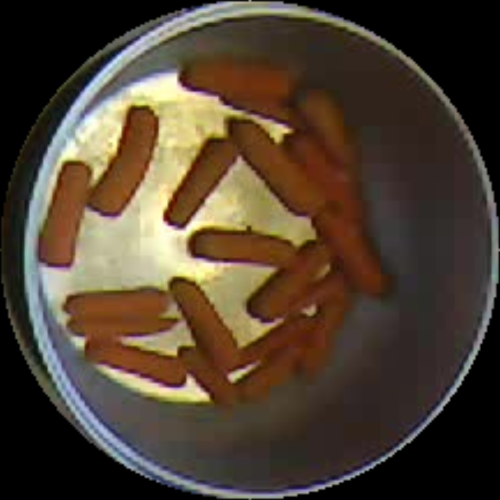
#> input picture Main_program/plaatje voor Lou.jpg, 1000 x 1000 px (shown at 1/2 size)
$ python -i Meatball_detect.py   (imports and definitions only)
#> lines starting #> are read from the running program, lines starting #| are printed output that depends on the picture; after the words box and inside, x2 and y2 are one past the last pixel; in counts of white or black regions, pixels touching at a corner belong together
#> further down, picture is the input picture: shape (1000, 1000, 3); mean B, G, R 50.2, 65.2, 79.2
import cv2
import numpy as np
import Food
from random import randrange


class Meatball_detect:
    def getMeatballs(self, image):
        return self.__findMeatballs(image)

    def __meatballCrop(self, image, x, y, r):
        pt_A = [x - r, y - r]
        pt_B = [x - r, y + r]
        pt_C = [x + r, y + r]
        pt_D = [x + r, y - r]

        width_AD = r*2
        width_BC = r*2
        maxWidth = max(int(width_AD), int(width_BC))
        height_AB = r*2
        height_CD = r*2
        maxHeight = max(int(height_AB), int(height_CD))

        input_pts = np.float32([pt_A, pt_B, pt_C, pt_D])
        output_pts = np.float32([[0, 0],
                                [0, maxHeight - 1],
                                [maxWidth - 1, maxHeight - 1],
                                [maxWidth - 1, 0]])

        # Compute the perspective transform M
        M = cv2.getPerspectiveTransform(input_pts, output_pts)

        out = cv2.warpPerspective(image, M, (maxWidth, maxHeight), flags=cv2.INTER_LINEAR)
        return out, x, y, r

    def __findMeatballs(self, image):
        cv2.namedWindow("Original", cv2.WINDOW_NORMAL)
        cv2.resizeWindow("Original", 500, 500)
        # cv2.imshow("Original", image)

        hsvImage = cv2.cvtColor(image, cv2.COLOR_BGR2HSV)
#> hsvImage: shape (1000, 1000, 3); mean H, S, V 25.8, 86, 81.2

        MINIMAL_HSV = np.array([0, 60, 0], np.uint8)
        MAXIMAL_HSV = np.array([179, 255, 255], np.uint8)

        hsvMask = cv2.inRange(hsvImage, (0, 100, 0), (179, 255, 255))
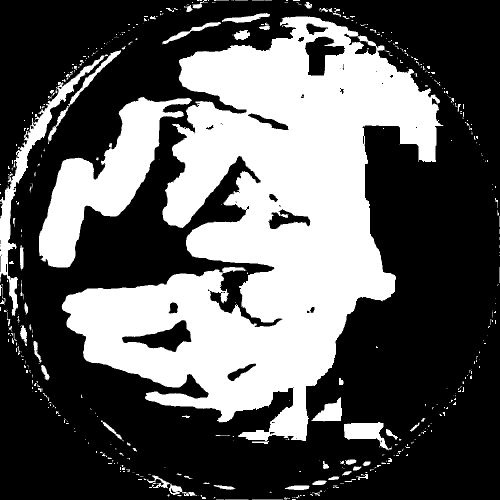
#> hsvMask: shape (1000, 1000) (shown at 1/2 size); 36.1% white; 547 white regions (424 under 20 px), largest, box (x1, y1, x2, y2) and area: (123, 33, 887, 882) 296479, (78, 194, 384, 535) 35783, (0, 111, 209, 632) 9752
        maskedMeatballs = cv2.bitwise_and(image, image, mask=hsvMask)
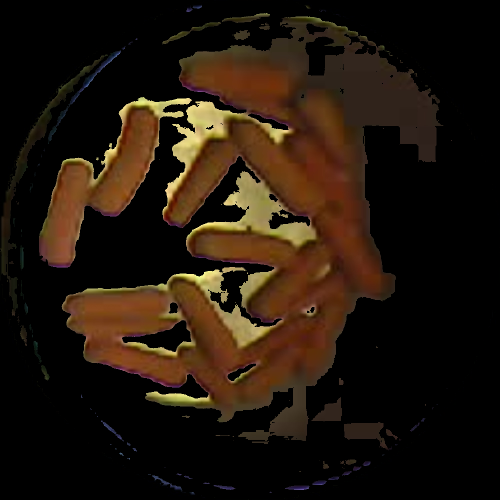
#> maskedMeatballs: shape (1000, 1000, 3) (shown at 1/2 size); mean B, G, R 11.7, 22.5, 34.3

        cv2.namedWindow("HSV Masked Image", cv2.WINDOW_NORMAL)
        cv2.resizeWindow("HSV Masked Image", 500, 500)
        # cv2.imshow("HSV Masked Image", maskedMeatballs)

        gray = cv2.cvtColor(maskedMeatballs, cv2.COLOR_BGR2GRAY)
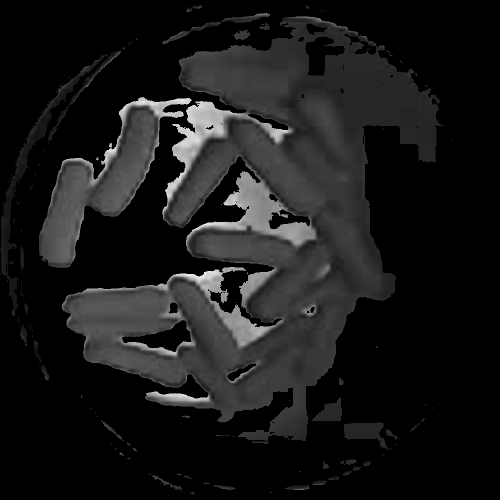
#> gray: shape (1000, 1000) (shown at 1/2 size); min 0, max 242, mean 24.8

        blurred = cv2.GaussianBlur(gray, (5, 5), 0)

        cv2.namedWindow("Blurred", cv2.WINDOW_NORMAL)
        cv2.resizeWindow("Blurred", 500, 500)
        # cv2.imshow("Blurred", blurred)

        cv2.imwrite("testpan.jpg", blurred)

        circles = cv2.HoughCircles(blurred, cv2.HOUGH_GRADIENT, 1, 100,
                                param1=100, param2=26, minRadius=40, maxRadius=75)
#> circles = None
        amount = 0

        meatballList = []

        if circles is not None:
            amount = len(circles[0])
            circles = np.uint16(np.around(circles))
            count = 0
            for i in circles[0, :]:
                meatballImage, x, y, r = self.__meatballCrop(maskedMeatballs, i[0], i[1], i[2])
                cv2.imwrite("C:/Users/Jurg Verhoeven/Documents/Cook3r/Git/Cook3r/Main_program/Meatballs/"+str(randrange(0, 20000))+".jpg", meatballImage)
                meatball = Food.Meatball(image=meatballImage, x=x, y=y, width=r, height=r)

                meatballList.append(meatball)
                count += 1
        return meatballList

>>> import cv2
>>> picture = cv2.imread('plaatje voor Lou.jpg')
>>> result = Meatball_detect().getMeatballs(picture)
#> result = []
